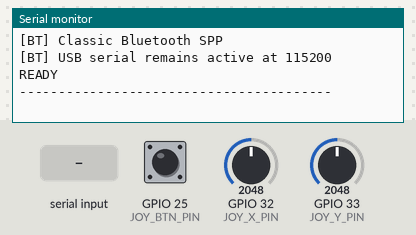
Simulated run of this sketch. Board: ESP32. On the bench: the last lines printed to the serial monitor. Inputs (shaded band) come from the test bench; at power-on: GPIO 25 (JOY_BTN_PIN) HIGH, GPIO 32 (JOY_X_PIN) = 2048, GPIO 33 (JOY_Y_PIN) = 2048 (analog values on the 0–4095 scale). Nothing arrives over Bluetooth unless stated.

Above: at 1.7 s.
1.8 s: "PING\n" received over Serial
At 1.96 s:
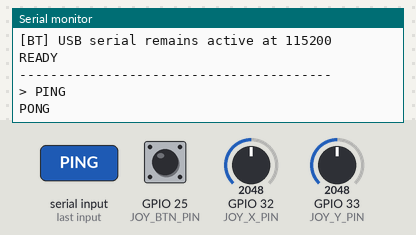
3.3 s: "STATUS\n" received over the second serial link
At 3.9 s:
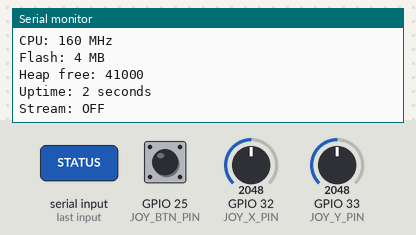
4.8 s: "JOY\n" received over Serial
At 5.7 s:
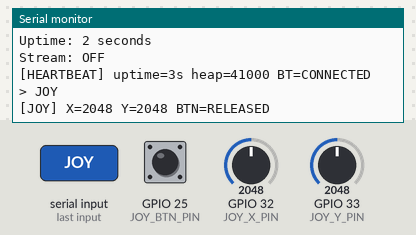
6.3 s: "STREAM ON\n" received over the second serial link
At 6.8 s:
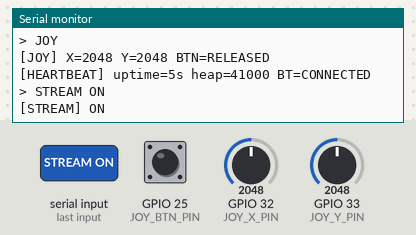
7.8 s: "STATUS\n" received over Serial
At 7.96 s:
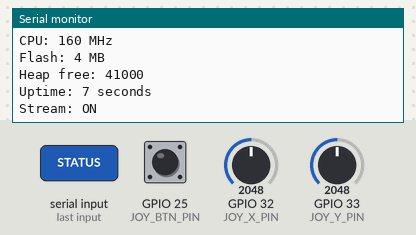
9.3 s: "STREAM OFF\n" received over the second serial link
At 9.9 s:
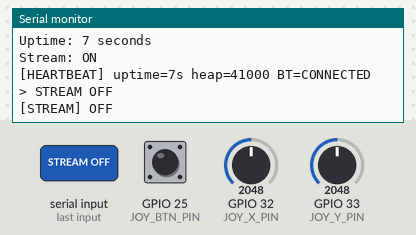
Timing chart, 0 to 11.8 s (numbered marks = the images above; inputs shaded):
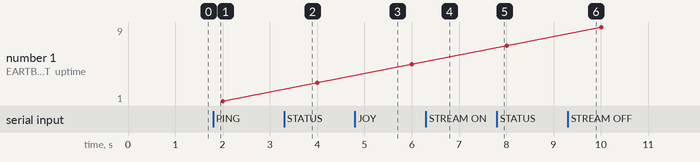

Measured:
- after the input at 1.8 s, the serial monitor: prints a new line at once (image 1)
- after the input at 3.3 s, the serial monitor: prints a new line at once (image 2)
- after the input at 4.8 s, the serial monitor: prints a new line at once (image 3)
- after the input at 6.3 s, the serial monitor: prints a new line at once (image 4)
- after the input at 7.8 s, the serial monitor: prints a new line at once (image 5)
- after the input at 9.3 s, the serial monitor: prints a new line at once (image 6)

The sketch:

esp32_bluetooth_serial_diagnostic.ino
```cpp
/*
  POCKET ARCADE - BLUETOOTH CLASSIC SERIAL DIAGNOSTIC
  ----------------------------------------------------
  Hardware:
    Classic ESP32 / ESP32-D0WDQ6

  Purpose:
    Standalone Bluetooth Classic SPP test.

  This sketch deliberately does NOT modify the main Pocket Arcade
  sketch or the USB diagnostic. It is a permanent hardware test.

  Android:
    Pair/connect to the Bluetooth device named:
      POCKET_ARCADE_BT

    Use an Android Bluetooth Classic SPP/serial terminal application.

  Commands:
    PING       -> PONG
    STATUS     -> board status
    JOY        -> joystick readings
    STREAM ON  -> continuous joystick telemetry
    STREAM OFF -> stop telemetry
    HELP       -> command list

  Expected data path:

      Android
         ⇅ Bluetooth Classic SPP
      ESP32-D0WDQ6
         ├── GPIO32 joystick X
         ├── GPIO33 joystick Y
         └── GPIO25 joystick button

  Serial monitor:
    USB serial remains available at 115200 for diagnostics.
*/

#include <Arduino.h>
#include "BluetoothSerial.h"

BluetoothSerial SerialBT;

static const char* BT_DEVICE_NAME = "POCKET_ARCADE_BT";

static const int JOY_X_PIN = 32;
static const int JOY_Y_PIN = 33;
static const int JOY_BTN_PIN = 25;

unsigned long bootTime = 0;
unsigned long lastHeartbeat = 0;
unsigned long lastStream = 0;

bool streamEnabled = false;

void printUSB(const String& message) {
  Serial.println(message);
}

void printBT(const String& message) {
  if (SerialBT.hasClient()) {
    SerialBT.println(message);
  }
}

void printBoth(const String& message) {
  printUSB(message);
  printBT(message);
}

void printHelp() {
  printBoth("");
  printBoth("========================================");
  printBoth("     POCKET ARCADE BLUETOOTH TEST");
  printBoth("========================================");
  printBoth("Commands:");
  printBoth("  PING       - reply with PONG");
  printBoth("  STATUS     - Bluetooth/board status");
  printBoth("  JOY        - joystick readings");
  printBoth("  STREAM ON  - continuous joystick data");
  printBoth("  STREAM OFF - stop joystick data");
  printBoth("  HELP       - show commands");
  printBoth("");
}

void printJoystick() {
  int x = analogRead(JOY_X_PIN);
  int y = analogRead(JOY_Y_PIN);
  int btn = digitalRead(JOY_BTN_PIN);

  String line = "[JOY] X=" + String(x) +
                " Y=" + String(y) +
                " BTN=" + (btn == LOW ? "PRESSED" : "RELEASED");

  printBoth(line);
}

void printStatus() {
  printBoth("");
  printBoth("[STATUS]");

  printBoth("Device: " + String(BT_DEVICE_NAME));

  printBoth("Bluetooth client: " +
            String(SerialBT.hasClient() ? "CONNECTED" : "NOT CONNECTED"));

  printBoth("Chip: " + String(ESP.getChipModel()));

  printBoth("CPU: " + String(ESP.getCpuFreqMHz()) + " MHz");

  printBoth("Flash: " +
            String(ESP.getFlashChipSize() / 1024UL / 1024UL) +
            " MB");

  printBoth("Heap free: " + String(ESP.getFreeHeap()));

  printBoth("Uptime: " +
            String((millis() - bootTime) / 1000UL) +
            " seconds");

  printBoth("Stream: " + String(streamEnabled ? "ON" : "OFF"));

  printBoth("");
}

void handleCommand(String command) {
  command.trim();
  command.toUpperCase();

  if (command.length() == 0) {
    return;
  }

  printBoth("> " + command);

  if (command == "PING") {
    printBoth("PONG");
  }
  else if (command == "STATUS") {
    printStatus();
  }
  else if (command == "JOY") {
    printJoystick();
  }
  else if (command == "STREAM ON") {
    streamEnabled = true;
    printBoth("[STREAM] ON");
  }
  else if (command == "STREAM OFF") {
    streamEnabled = false;
    printBoth("[STREAM] OFF");
  }
  else if (command == "HELP") {
    printHelp();
  }
  else {
    printBoth("Unknown command. Type HELP.");
  }
}

void setup() {
  pinMode(JOY_BTN_PIN, INPUT_PULLUP);
  analogReadResolution(12);

  Serial.begin(115200);
  delay(500);

  bootTime = millis();

  printUSB("");
  printUSB("========================================");
  printUSB("   POCKET ARCADE BLUETOOTH SERIAL TEST");
  printUSB("========================================");

  // true = master mode enabled as required by BluetoothSerial/SPP.
  if (!SerialBT.begin(BT_DEVICE_NAME)) {
    printUSB("[BT] START FAILED");
  }
  else {
    printUSB("[BT] STARTED");
    printUSB("[BT] Device name: " + String(BT_DEVICE_NAME));
    printUSB("[BT] Waiting for Android Bluetooth SPP client...");
  }

  printUSB("[BT] Classic Bluetooth SPP");
  printUSB("[BT] USB serial remains active at 115200");
  printUSB("");
  printUSB("READY");
  printUSB("----------------------------------------");
}

void loop() {
  // USB serial command input.
  if (Serial.available()) {
    String command = Serial.readStringUntil('\n');
    handleCommand(command);
  }

  // Bluetooth command input.
  if (SerialBT.available()) {
    String command = SerialBT.readStringUntil('\n');
    handleCommand(command);
  }

  // Continuous joystick telemetry over Bluetooth.
  if (streamEnabled && SerialBT.hasClient() &&
      millis() - lastStream >= 100) {

    lastStream = millis();

    int x = analogRead(JOY_X_PIN);
    int y = analogRead(JOY_Y_PIN);
    int btn = digitalRead(JOY_BTN_PIN);

    SerialBT.print("JOY,");
    SerialBT.print(x);
    SerialBT.print(",");
    SerialBT.print(y);
    SerialBT.print(",");
    SerialBT.println(btn == LOW ? 1 : 0);
  }

  // USB-only heartbeat.
  if (millis() - lastHeartbeat >= 2000) {
    lastHeartbeat = millis();

    Serial.print("[HEARTBEAT] uptime=");
    Serial.print((millis() - bootTime) / 1000UL);
    Serial.print("s heap=");
    Serial.print(ESP.getFreeHeap());
    Serial.print(" BT=");
    Serial.println(SerialBT.hasClient() ? "CONNECTED" : "WAITING");
  }

  delay(5);
}
```
